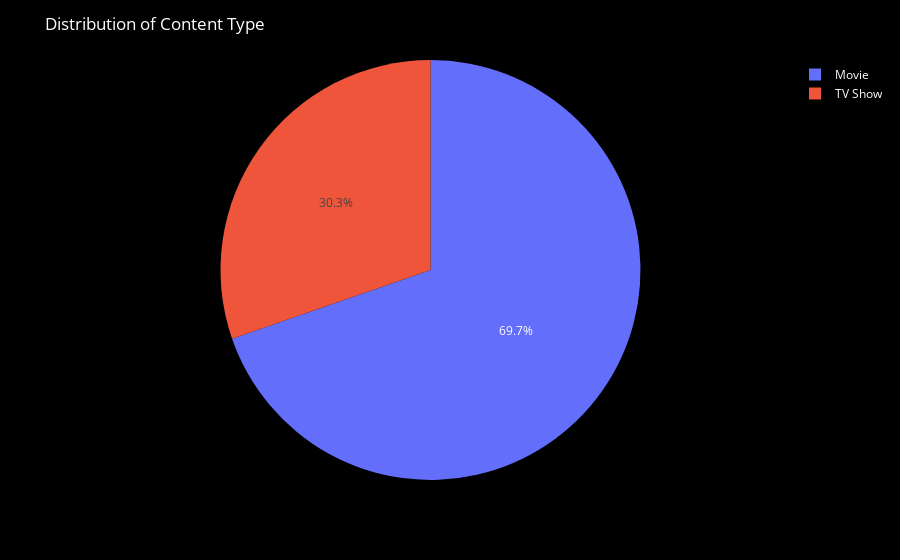

Source (notebook cell):
### Code cell
fig = px.pie(df, values=df["type"].value_counts().values, names=df["type"].value_counts().index)

fig.update_layout(title="Distribution of Content Type", plot_bgcolor='rgba(0,0,0,0)', paper_bgcolor='black', font=dict(color='white'))

fig.show()

### Figure 1 — Plotly figure (JSON) as saved in the notebook; plotly's stock layout.template omitted (floating-point values rounded to 4 significant figures)
{"data": [{"domain": {"x": [0, 1], "y": [0, 1]}, "hovertemplate": "label=%{label}<br>value=%{value}<extra></extra>", "labels": ["Movie", "TV Show"], "legendgroup": "", "name": "", "showlegend": true, "type": "pie", "values": [6126, 2664]}], "layout": {"font": {"color": "white"}, "legend": {"tracegroupgap": 0}, "margin": {"t": 60}, "paper_bgcolor": "black", "plot_bgcolor": "rgba(0,0,0,0)", "title": {"text": "Distribution of Content Type"}}}
